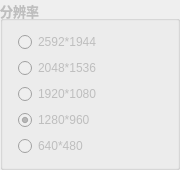
           <widget class="QGroupBox" name="m_solution">
            <property name="enabled">
             <bool>false</bool>
            </property>
            <property name="sizePolicy">
             <sizepolicy hsizetype="Preferred" vsizetype="Preferred">
              <horstretch>0</horstretch>
              <verstretch>0</verstretch>
             </sizepolicy>
            </property>
            <property name="minimumSize">
             <size>
              <width>150</width>
              <height>0</height>
             </size>
            </property>
            <property name="maximumSize">
             <size>
              <width>180</width>
              <height>16777215</height>
             </size>
            </property>
            <property name="font">
             <font>
              <pointsize>10</pointsize>
              <weight>75</weight>
              <bold>true</bold>
             </font>
            </property>
            <property name="title">
             <string>分辨率</string>
            </property>
            <property name="flat">
             <bool>false</bool>
            </property>
            <layout class="QVBoxLayout" name="verticalLayout">
             <property name="spacing">
              <number>6</number>
             </property>
             <property name="leftMargin">
              <number>15</number>
             </property>
             <item>
              <widget class="QRadioButton" name="m_2592">
               <property name="font">
                <font>
                 <pointsize>9</pointsize>
                 <weight>50</weight>
                 <bold>false</bold>
                </font>
               </property>
               <property name="layoutDirection">
                <enum>Qt::LeftToRight</enum>
               </property>
               <property name="text">
                <string>2592*1944</string>
               </property>
               <property name="checked">
                <bool>false</bool>
               </property>
              </widget>
             </item>
             <item>
              <widget class="QRadioButton" name="m_2048">
               <property name="font">
                <font>
                 <pointsize>9</pointsize>
                 <weight>50</weight>
                 <bold>false</bold>
                </font>
               </property>
               <property name="layoutDirection">
                <enum>Qt::LeftToRight</enum>
               </property>
               <property name="text">
                <string>2048*1536</string>
               </property>
               <property name="checked">
                <bool>false</bool>
               </property>
              </widget>
             </item>
             <item>
              <widget class="QRadioButton" name="m_1920">
               <property name="font">
                <font>
                 <pointsize>9</pointsize>
                 <weight>50</weight>
                 <bold>false</bold>
                </font>
               </property>
               <property name="layoutDirection">
                <enum>Qt::LeftToRight</enum>
               </property>
               <property name="text">
                <string>1920*1080</string>
               </property>
               <property name="checked">
                <bool>false</bool>
               </property>
              </widget>
             </item>
             <item>
              <widget class="QRadioButton" name="m_1280">
               <property name="font">
                <font>
                 <pointsize>9</pointsize>
                 <weight>50</weight>
                 <bold>false</bold>
                </font>
               </property>
               <property name="layoutDirection">
                <enum>Qt::LeftToRight</enum>
               </property>
               <property name="text">
                <string>1280*960</string>
               </property>
               <property name="checkable">
                <bool>true</bool>
               </property>
               <property name="checked">
                <bool>true</bool>
               </property>
              </widget>
             </item>
             <item>
              <widget class="QRadioButton" name="m_640">
               <property name="font">
                <font>
                 <pointsize>9</pointsize>
                 <weight>50</weight>
                 <bold>false</bold>
                </font>
               </property>
               <property name="layoutDirection">
                <enum>Qt::LeftToRight</enum>
               </property>
               <property name="text">
                <string>640*480</string>
               </property>
               <property name="checked">
                <bool>false</bool>
               </property>
              </widget>
             </item>
            </layout>
           </widget>
